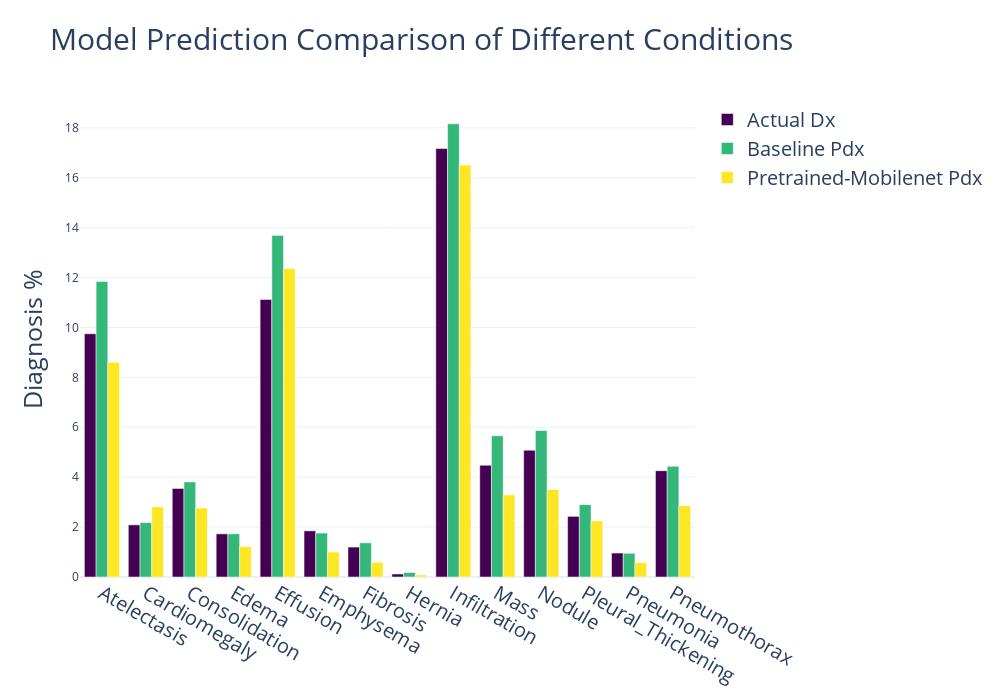

The cell this chart's notebook holds for it:
### Markdown cell above
## Visualization of the Prediction Results

### Code cell
fig = go.Figure(data=[
    go.Bar(name='Actual Dx', x=df_test_results.label,
           y=df_test_results.dx, marker_color='#440154'),
    go.Bar(name='Baseline Pdx', x=df_test_results.label,
           y=df_test_results.pdx_base, marker_color='#35b779'),
    go.Bar(name='Pretrained-Mobilenet Pdx', x=df_test_results.label,
           y=df_test_results.pdx_mobilenet, marker_color='#fde725')
])
# Change the bar mode
fig.update_layout(barmode='group', template='plotly_white',
                  title='Model Prediction Comparison of Different Conditions',
                  title_font_size = 30,
                  yaxis_title="Diagnosis %", height=700, width=1000, 
                  yaxis_title_font_size= 25,
                  legend_font_size=20,
                  xaxis_tickfont_size=20)
fig.show()

### Figure 1 — Plotly figure (JSON) as saved in the notebook; plotly's stock layout.template omitted (floating-point values rounded to 4 significant figures)
{"data": [{"marker": {"color": "#440154"}, "name": "Actual Dx", "type": "bar", "x": ["Atelectasis", "Cardiomegaly", "Consolidation", "Edema", "Effusion", "Emphysema", "Fibrosis", "Hernia", "Infiltration", "Mass", "Nodule", "Pleural_Thickening", "Pneumonia", "Pneumothorax"], "y": [9.75, 2.09, 3.55, 1.73, 11.12, 1.85, 1.2, 0.12, 17.17, 4.48, 5.08, 2.43, 0.96, 4.26]}, {"marker": {"color": "#35b779"}, "name": "Baseline Pdx", "type": "bar", "x": ["Atelectasis", "Cardiomegaly", "Consolidation", "Edema", "Effusion", "Emphysema", "Fibrosis", "Hernia", "Infiltration", "Mass", "Nodule", "Pleural_Thickening", "Pneumonia", "Pneumothorax"], "y": [11.84, 2.18, 3.81, 1.73, 13.69, 1.76, 1.37, 0.18, 18.16, 5.66, 5.87, 2.9, 0.95, 4.44]}, {"marker": {"color": "#fde725"}, "name": "Pretrained-Mobilenet Pdx", "type": "bar", "x": ["Atelectasis", "Cardiomegaly", "Consolidation", "Edema", "Effusion", "Emphysema", "Fibrosis", "Hernia", "Infiltration", "Mass", "Nodule", "Pleural_Thickening", "Pneumonia", "Pneumothorax"], "y": [8.61, 2.81, 2.77, 1.22, 12.36, 1, 0.59, 0.08, 16.51, 3.29, 3.51, 2.25, 0.58, 2.86]}], "layout": {"barmode": "group", "height": 700, "legend": {"font": {"size": 20}}, "title": {"font": {"size": 30}, "text": "Model Prediction Comparison of Different Conditions"}, "width": 1000, "xaxis": {"tickfont": {"size": 20}}, "yaxis": {"title": {"font": {"size": 25}, "text": "Diagnosis %"}}}}
